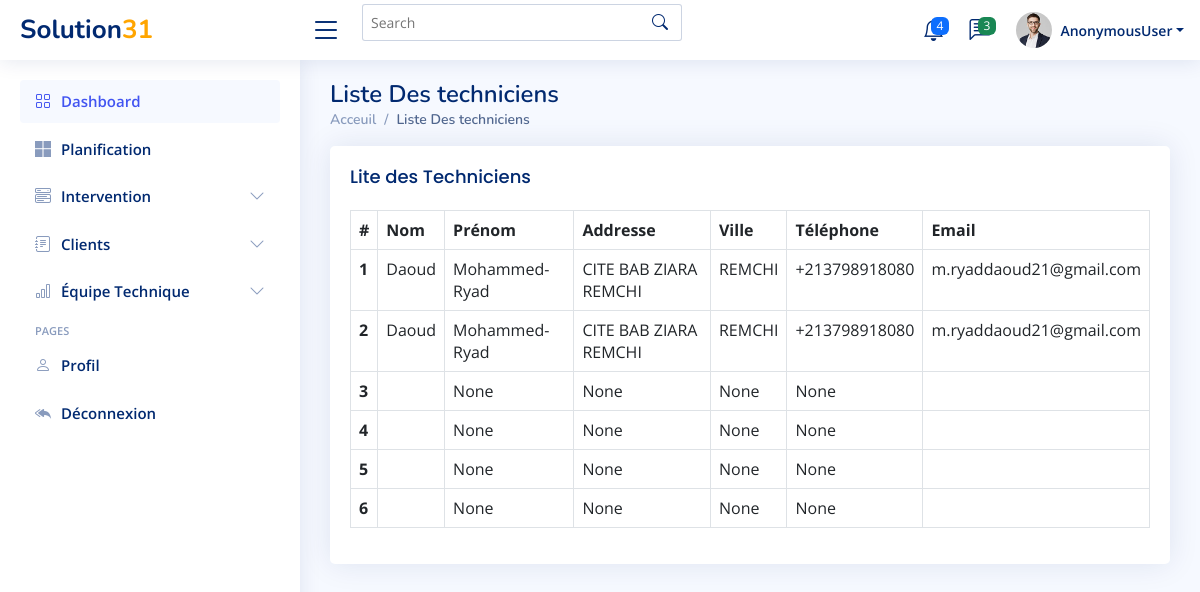
Page /Techniciens/list on the committed database.
### Dashboard/models.py (models this page shows, shortened)
class  UserProfile(models.Model):
    user = models.OneToOneField(User,related_name='userprofile', on_delete=models.SET_NULL,null=True)
    Nom = models.CharField(max_length=100, blank=False , null=False)
    Prénom = models.CharField(max_length=100, blank=True , null=True)
    Addresse = models.CharField(max_length=100, blank=True , null=True)
    Ville = models.CharField(max_length=100, blank=True , null=True)
    Téléphone = models.CharField(max_length=100, blank=True , null=True)
    Email = models.EmailField(blank=False , null=False)

### Dashboard/views.py (the view)
# urls.py: path('Techniciens/list',list_techniciens ,name='list_techniciens'),
def list_techniciens(request):
    date = datetime.now().date()
    print(date)
    interventions = Intervention.objects.all()
    tech = UserProfile.objects.all()
    context={'interventions':interventions , 'date':date,'techs':tech}
    return render(request, 'Dashboard/list_techniciens.html',context)

### Dashboard/templates/Dashboard/list_techniciens.html (shortened to what this page needs)
{% extends 'Dashboard/main.html' %}
{% block content %}
    <main id="main" class="main">
        <div class="pagetitle">
            <h1>Liste Des techniciens</h1>
            <nav>
                <ol class="breadcrumb">
                    <li class="breadcrumb-item"><a href="index.html">Acceuil</a></li>
                    <li class="breadcrumb-item active">Liste Des techniciens</li>
                </ol>
            </nav>
        </div>
<div class="card">
            <div class="card-body">
              <h5 class="card-title">Lite des Techniciens</h5>
              <table class="table table-bordered">
                <thead>
                  <tr>
                    <th scope="col">#</th>
                    <th scope="col">Nom</th>
                    <th scope="col">Prénom</th>
                    <th scope="col">Addresse</th>
                    <th scope="col">Ville</th>
                    <th scope="col">Téléphone</th>
                    <th scope="col">Email</th>
                  </tr>
                </thead>
                <tbody>
                {% for int in techs %}
                  <tr>
                    <th scope="row">{{int.id}}</th>
                    <td>{{int.Nom}}</td>
                    <td>{{int.Prénom}}</td>
                    <td>{{int.Addresse}}</td>
                    <td>{{int.Ville}}</td>
                    <td>{{int.Téléphone}}</td>
                    <td>{{int.Email}}</td>
                  </tr>
               {% endfor %}
                </tbody>
              </table>
            </div>
</div>
{% endblock content %}

### Dashboard/static/Dashboard/assets/css/main.css (style rules this page uses)
:root { --fc-daygrid-event-dot-width: 8px; }
:root { --fc-list-event-dot-width: 10px; --fc-list-event-hover-bg-color: #f5f5f5; }

### Dashboard/static/Dashboard/assets/css/style.css (style rules this page uses)
:root { scroll-behavior: smooth; }
body { font-family: "Open Sans", sans-serif; background: #f6f9ff; color: #444444; }
a { color: #4154f1; text-decoration: none; }
h1, h2, h3, h4, h5, h6 { font-family: "Nunito", sans-serif; }
#main { margin-top: 60px; padding: 20px 30px; transition: all 0.3s; }
.pagetitle { margin-bottom: 10px; }
.pagetitle h1 { font-size: 24px; margin-bottom: 0; font-weight: 600; color: #012970; }
.card { margin-bottom: 30px; border: none; border-radius: 5px; box-shadow: 0px 0 30px rgba(1, 41, 112, 0.1); }
.card-title { padding: 20px 0 15px 0; font-size: 18px; font-weight: 500; color: #012970; font-family: "Poppins", sans-serif; }
.card-body { padding: 0 20px 20px 20px; }
.breadcrumb { font-size: 14px; font-family: "Nunito", sans-serif; color: #899bbd; font-weight: 600; }
.breadcrumb a { color: #899bbd; transition: 0.3s; }
.breadcrumb .breadcrumb-item::before { color: #899bbd; }
.breadcrumb .active { color: #51678f; font-weight: 600; }
@media (min-width: 1200px) { #main, #footer { margin-left: 300px; } }

### rows in the picture
UserProfile: id "1", Nom "Daoud", Prénom "Mohammed-Ryad", Addresse "CITE BAB ZIARA REMCHI", Ville "REMCHI", Téléphone "+213798918080", Email "m.ryaddaoud21@gmail.com"
UserProfile: id "2", Nom "Daoud", Prénom "Mohammed-Ryad", Addresse "CITE BAB ZIARA REMCHI", Ville "REMCHI", Téléphone "+213798918080", Email "m.ryaddaoud21@gmail.com"
UserProfile: id "3", Prénom "None", Addresse "None", Ville "None", Téléphone "None"
UserProfile: id "4", Prénom "None", Addresse "None", Ville "None", Téléphone "None"
UserProfile: id "5", Prénom "None", Addresse "None", Ville "None", Téléphone "None"
UserProfile: id "6", Prénom "None", Addresse "None", Ville "None", Téléphone "None"

### other values in the picture
{{ request.user }} "AnonymousUser"
